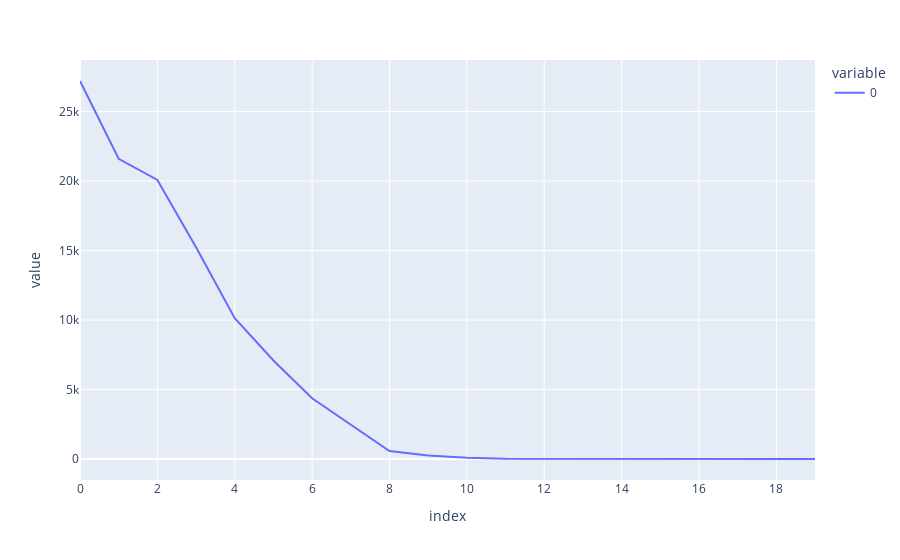

Write notebook code for a chart like this one.
### Code cell
# line plot of growing the bests
px.line(avg_of_legends)

### Figure 1 — Plotly figure (JSON) as saved in the notebook; plotly's stock layout.template omitted (floating-point values rounded to 4 significant figures)
{"data": [{"hovertemplate": "variable=0<br>index=%{x}<br>value=%{y}<extra></extra>", "legendgroup": "0", "line": {"color": "#636efa", "dash": "solid"}, "marker": {"symbol": "circle"}, "mode": "lines", "name": "0", "orientation": "v", "showlegend": true, "type": "scatter", "x": [0, 1, 2, 3, 4, 5, 6, 7, 8, 9, 10, 11, 12, 13, 14, 15, 16, 17, 18, 19], "xaxis": "x", "y": [27200.0, 21600.0, 20080.0, 15240.0, 10130.0, 7090.0, 4378.0, 2458.0, 584.0, 262.5, 102.4, 26.02, 22.67, 21.82, 19.5, 18.48, 14.39, 10.92, 8.487, 7.019], "yaxis": "y"}], "layout": {"legend": {"title": {"text": "variable"}, "tracegroupgap": 0}, "margin": {"t": 60}, "xaxis": {"anchor": "y", "domain": [0, 1], "title": {"text": "index"}}, "yaxis": {"anchor": "x", "domain": [0, 1], "title": {"text": "value"}}}}
